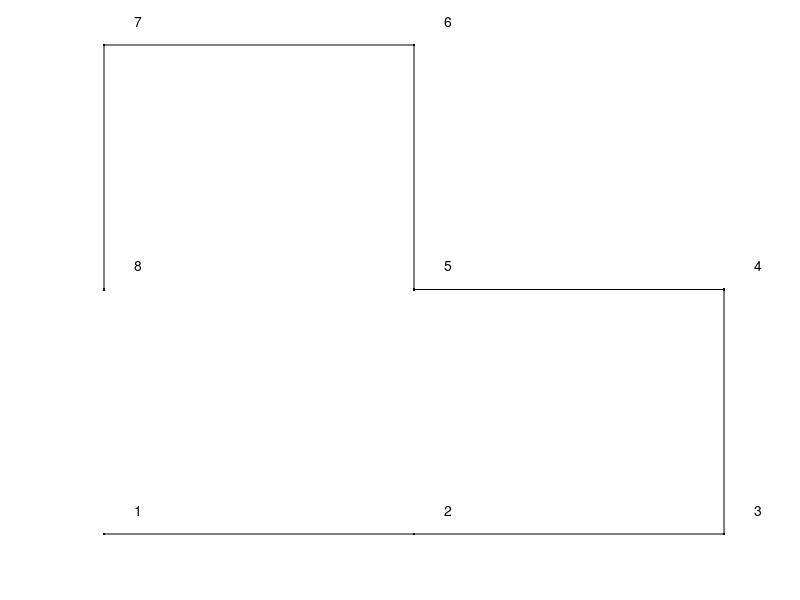
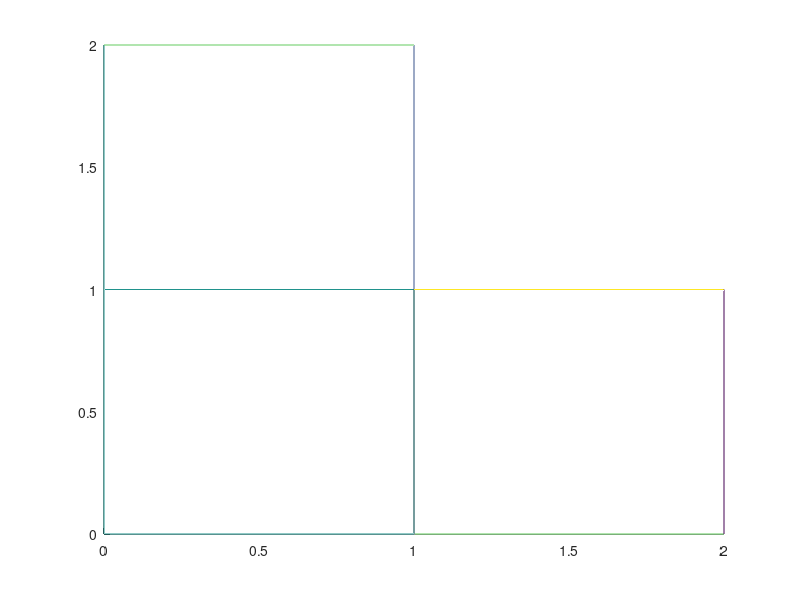

Reproduce these figures in MATLAB, in order.
% clear all;
% clc;
% 
% coord.a=[0, 0];
% coord.b=[6, 0];
% coord.c=[5, 3];
% coord.d=[1, 3];
% 
% % LR=left to right, TB=top to bottom.
% LR=4;
% TB=3;
% 
% vec.ab=[coord.a; coord.b];
% vec.bc=[coord.b; coord.c];
% vec.cd=[coord.c; coord.d];
% vec.da=[coord.d; coord.a];
% 
% dist.ab=pdist(vec.ab, 'euclidean');
% dist.bc=pdist(vec.bc, 'euclidean');
% dist.cd=pdist(vec.cd, 'euclidean');
% dist.da=pdist(vec.da, 'euclidean');
% 
% piece.ab=(0:(dist.ab/LR):dist.ab);
% piece.bc=(0:(dist.bc/TB):dist.bc);
% piece.cd=(0:(dist.cd/LR):dist.cd);
% piece.da=(0:(dist.da/TB):dist.da);
% 
close all, clear all, clc

x = [0 1 2 2 1 1 0 0];
y = [0 0 0 1 1 2 2 1];
for i = 1 : length(x)
    text(x(i)+0.1,y(i)+0.1,sprintf('%d',i))
    hold on
end
quad = [1 2 5 8;
    2 3 4 5;
    8 5 6 7];

plot(x,y,'k.-')
axis off

z = sin(pi*x).*cos(pi*y);
c = z;
figure

ax=newplot;
fc = get(gcf,'Color');
h = patch('faces',quad,'vertices',[x(:) y(:) z(:)],'facevertexcdata',c(:),...
    'facecolor',fc,'edgecolor',get(ax,'defaultsurfacefacecolor'),...
    'facelighting', 'none', 'edgelighting', 'flat',...
    'parent',ax);